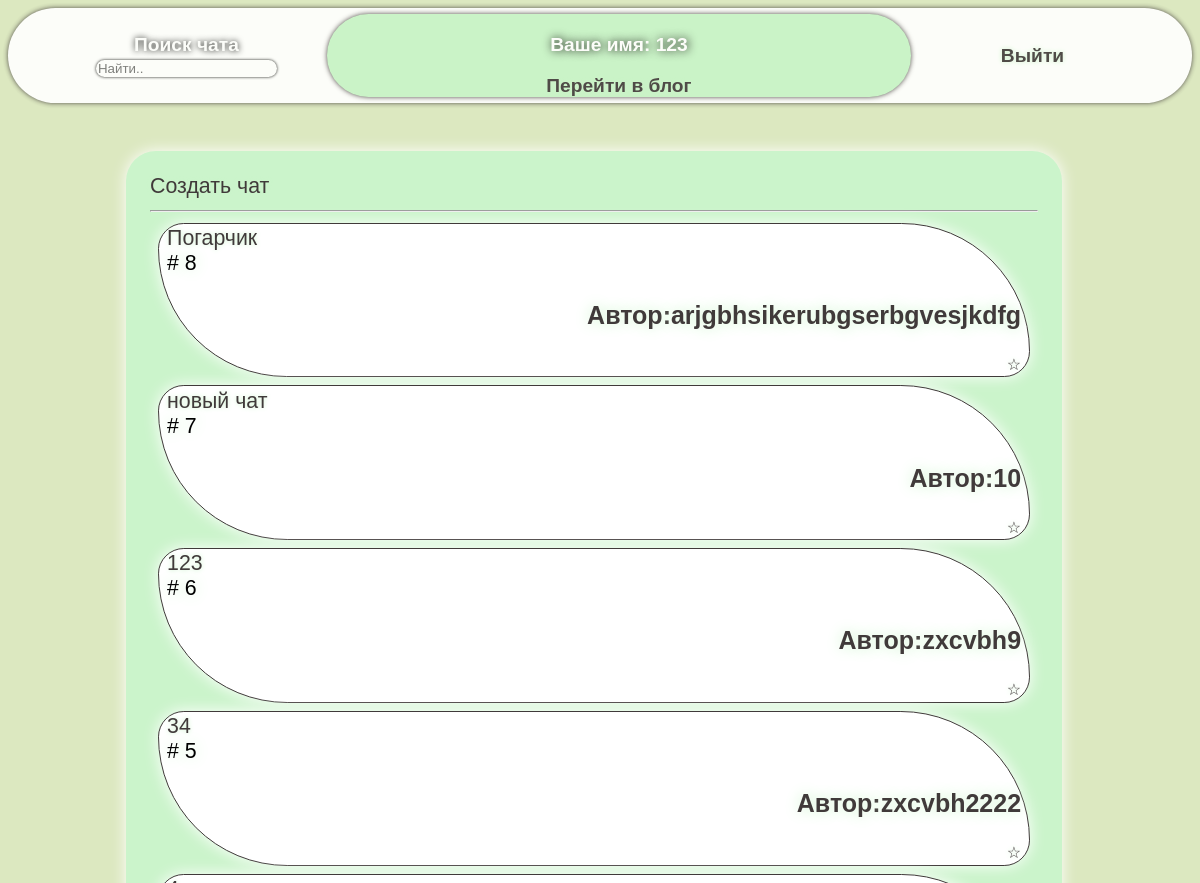
The page /chat-list/ (signed in, upper part) on the database as committed earlier.
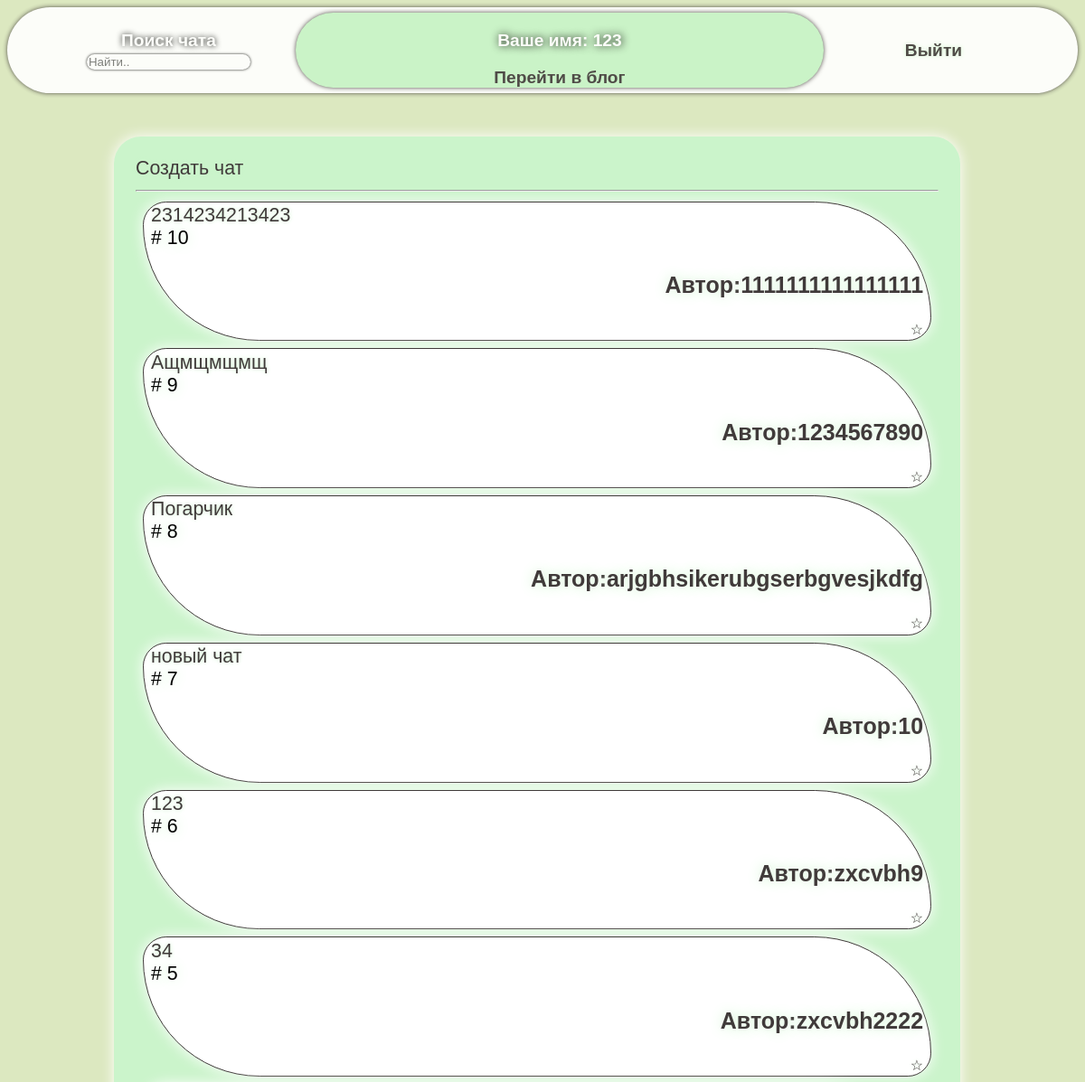
The same page on the database as committed later.
### chat/models.py (models this page shows, shortened)
class Chat(models.Model): # модель чата
    author = models.ForeignKey(User, on_delete=models.SET_NULL, null=True) # поле 'автор чата', связанное с моделью пользоваетеля первичным ключом
    name = models.CharField(max_length=20, unique=True) # строковое поле 'имя чата'
    text = models.TextField(null=True, blank=True, max_length=20) # текстовое поле 'краткое описание чата'
    date = models.DateTimeField(auto_now=True) # поле 'дата создания чата'
    fix = models.BooleanField(default=0) # булевое поле, указывающее на тип закрепления чата (чаты со значением 1 закреплены в списке пользователем, чаты со значением 0 не закреплены)
    class Meta:
        ordering = ['-date'] #сортировка чатов по дате

### chat/views.py (the view)
# urls.py: path("chat-list/", views.index, name = 'index'),
@login_required(login_url='log-in')
def index(request): # представление списка чатов
    req = request.GET.get('find')
    fix = Chat.objects.filter(fix = 1)
    chats = Chat.objects.filter(fix = 0)
    if req != None:
        if req[1:].isnumeric() and req[:1] == '#':
            find = int(req[1:])
            chats = Chat.objects.filter(id=find)
        else:
            find = request.GET.get('find')
            chats = Chat.objects.filter(name__icontains=find)
    else:
        find = ''
    context = {'chats':chats,
               'find':find,
               'fix':fix}
    return render(request, 'chat/index.html', context)

### chat/templates/chat/index.html (shortened to what this page needs)
{% extends 'base.html' %}
{% load static %}
{% block header %}
 <header class="nav">
     <div class="nav-find">
         <form method="GET" action="{% url 'index' %}">
             <label>Поиск чата</label>
             <br>
             <input type="text" class="find" name="find" placeholder="Найти..">
         </form>
     </div>
     <div class="user-name">
         <p> Ваше имя: {{request.user}}</p>
         <a href="{% url 'posts' %}"> Перейти в блог </a>
     </div>
     <div class="nav-exit">
         <a href="{% url 'log-out' %}" class="nav-exit"> Выйти </a>
     </div>
 </header>
{% endblock %}
{% block content %}
  <div class="menu">
    <a href="{% url 'create-chat' %}">Создать чат</a>
    <hr>
    {% for chat in chats %}
      <div class="menu-elements">
          <div>
              <a href="{% url 'chat' chat.id %}"> {{chat.name}}</a>
          </div>
          <div> # {{chat.id}}</div>
          <div class="name-author-chat">
              <p>Автор:{{chat.author.username}}</p>
          </div>
     <div class="create-delete">
    <a href="{% url 'fix-chat' chat.id %}" class="fix">&#9734</a>
     </div>
     </div>
    {% endfor %}
  </div>
{% endblock content %}

### chat/templates/base.html (shortened to what this page needs)
<!DOCTYPE html>
{% load static %}
<html lang="ru">
<head>
    <link rel="stylesheet" type="text/css" href="{% static 'chat.css' %}">
    <link rel="stylesheet" type="text/css" href="{% static 'post.css' %}">
</head>
<body>
    {% block header %}
    {% endblock header %}
    {% block content %}
    {% endblock content%}
</body>
</html>

### static/chat.css (style rules this page uses)
body { background-image: url(image/fon-tital.jpg); background-repeat: no-repeat; background-attachment: fixed; background-size: cover; text-shadow: 5px 5px 50px white; font-size: 16pt; font-family:Century Gothic,Verdana, Geneva, Tahoma, sans-serif; transition: .5s ease-in-out; }
.nav { background-color:white; border-radius: 10vh; font-weight: 900; padding: 0.6vh 5vh; opacity: 0.9; display:flex; align-items:center; text-align:center; min-width:10vh; flex-wrap: wrap; flex-shrink: 10; font-size:0.9em; box-shadow: 0px 0px 5px #403A3A; }
.nav-find { color: white; text-shadow: 0px 0px 6px black; justify-content:flex-start; flex-grow: 1; align-content:center; padding: 0 0.5vh; }
.find { color: black; border:none; border-radius: 10vh; box-shadow: 0px 0px 3px black; }
.user-name { justify-content:center; text-align:center; flex-grow: 5; background-color: #c8f4c8; color:white; text-shadow: 1px 0px 10px black; border-radius:50vh; margin: 0.2vh; box-shadow: 0px 0px 5px #403A3A; }
.nav-exit { justify-content:flex-end; flex-grow: 2; vertical-align:center; }
.menu,.chat-wrapper,.create-form,.del-message,.delete-chat,.log-user,.reg-user { display:inline-block; align-items: center; justify-content: center; width:75%; margin-left:10%; margin-top: 4%; background-color:#cbf4cb; padding:2%; border-radius: 30px; font-weight:400; box-shadow: 0px 0px 15px white; }
.menu-elements { text-shadow: 0px 0px 15px #cbf4cb; font-weight:500; border: 0.5px double #403A3A; border-radius: 30px 150px 30px 150px; background-color: white; padding: 0.3vh 1vh; margin: 1vh; box-shadow: 0px 0px 15px white; }
.name-author-chat, .name-reg,.name-log { text-align:right; color:#403A3A; font-size: 25px; font-weight: bold; }
.create-delete { text-align: right; color:blueviolet; font-size: 12pt; }
a:link, a:visited, a:active, a { color:#403A3A; text-decoration: none; transition-duration: 0.5s; text-shadow: 0px 0px 5px #cbf4cb; }

Rows that differ between the two databases and show on the page:
added Chat: name "2314234213423", id "10", author.username "1111111111111111"
added Chat: name "Ащмщмщмщ", id "9", author.username "1234567890"
